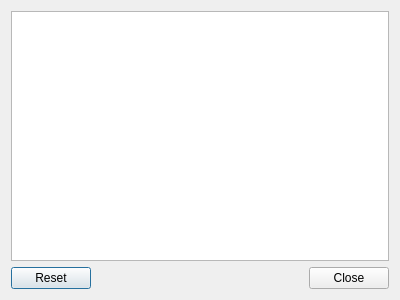
<?xml version="1.0" encoding="UTF-8"?>
<ui version="4.0">
 <class>ErrorMessageDialog</class>
 <widget class="QDialog" name="ErrorMessageDialog">
  <property name="geometry">
   <rect>
    <x>0</x>
    <y>0</y>
    <width>400</width>
    <height>300</height>
   </rect>
  </property>
  <property name="windowTitle">
   <string>ErrorMessageDialog</string>
  </property>
  <layout class="QGridLayout" name="gridLayout">
   <item row="0" column="0">
    <widget class="QListView" name="listView"/>
   </item>
   <item row="1" column="0">
    <widget class="QDialogButtonBox" name="buttonBox">
     <property name="orientation">
      <enum>Qt::Horizontal</enum>
     </property>
     <property name="standardButtons">
      <set>QDialogButtonBox::Close|QDialogButtonBox::Reset</set>
     </property>
    </widget>
   </item>
  </layout>
 </widget>
 <resources/>
 <connections>
  <connection>
   <sender>buttonBox</sender>
   <signal>accepted()</signal>
   <receiver>ErrorMessageDialog</receiver>
   <slot>accept()</slot>
   <hints>
    <hint type="sourcelabel">
     <x>248</x>
     <y>254</y>
    </hint>
    <hint type="destinationlabel">
     <x>157</x>
     <y>274</y>
    </hint>
   </hints>
  </connection>
  <connection>
   <sender>buttonBox</sender>
   <signal>rejected()</signal>
   <receiver>ErrorMessageDialog</receiver>
   <slot>reject()</slot>
   <hints>
    <hint type="sourcelabel">
     <x>316</x>
     <y>260</y>
    </hint>
    <hint type="destinationlabel">
     <x>286</x>
     <y>274</y>
    </hint>
   </hints>
  </connection>
 </connections>
</ui>
